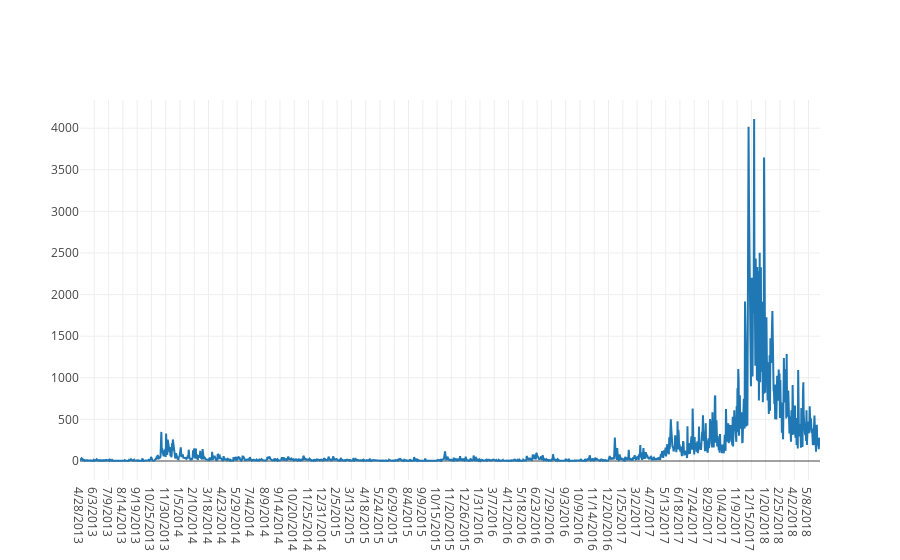

The cell this chart's notebook holds for it:
### Code cell
grouped = df.groupby('name', as_index=False)
#print(grouped.mean())
print(df.groupby('name').apply(lambda x:x.loc[x.difference == x.difference.max(), ['date', 'difference']]))
print(df.groupby('name').apply(lambda x:x.loc[x.difference == x.difference.min(), ['date', 'difference']]))   

for name,group in grouped:
      data = [go.Scatter(x=df.date, y=df.spread)]
      py.iplot(data)
      break

### Figure 1 — Plotly figure (JSON) as saved in the notebook; plotly's stock layout.template omitted (floating-point values rounded to 4 significant figures; data arrays with more than 128 entries replaced by an {"elided": "..."} marker saying what was removed)
{"data": [{"type": "scatter", "uid": "061a85f8-ba42-11e8-8508-d89ef312bccb", "x": {"elided": "1866 str values"}, "y": {"elided": "1866 float values"}}], "layout": {}}
